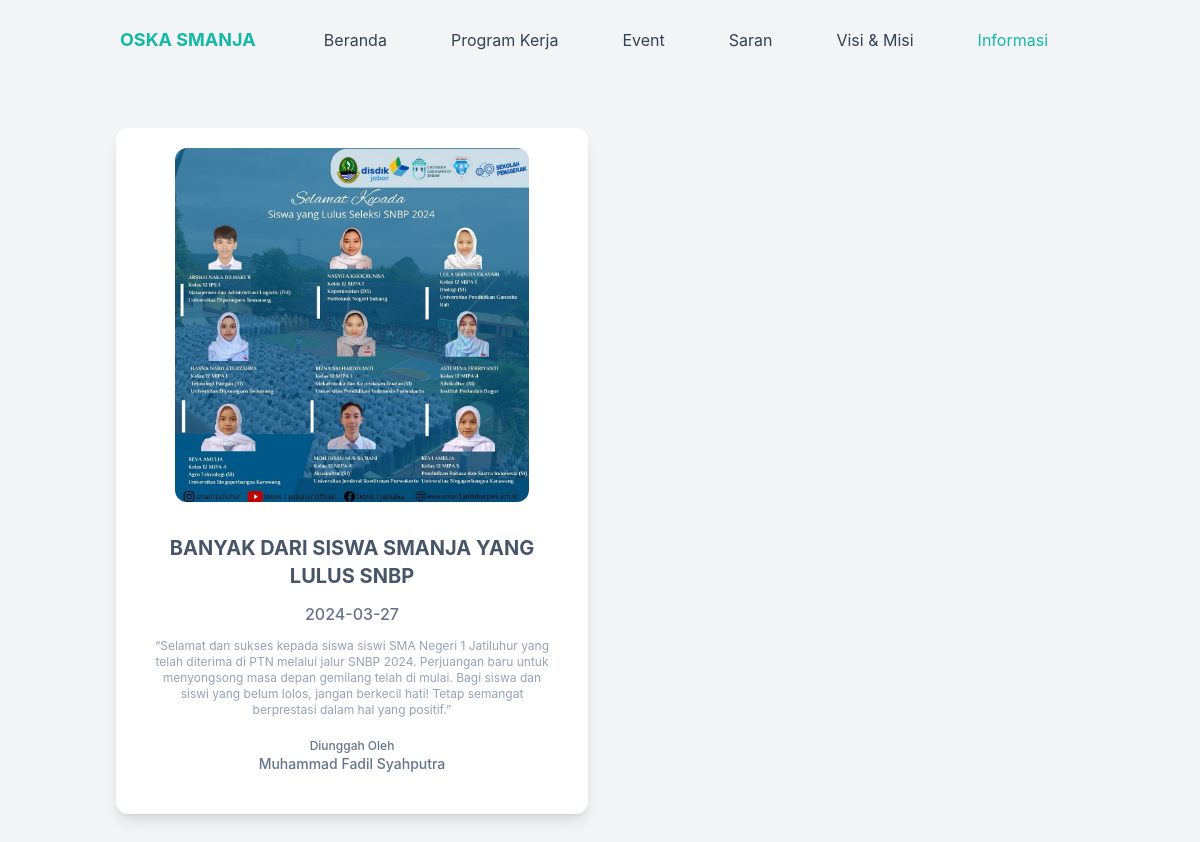
The app's page /informasi_oska.php with its own data.
### tables this page shows
CREATE TABLE `information` (
  `Id` int(11) NOT NULL,
  `Judul` text NOT NULL,
  `Deskripsi` longtext NOT NULL,
  `Gambar` varchar(64) NOT NULL,
  `Tanggal` date NOT NULL,
  `Diunggah_oleh` text NOT NULL
);

### src/informasi_oska.php (the view, shortened to what this page needs)
<!DOCTYPE html>
<html lang="id">
<head>
    <link rel="stylesheet" href="/src/output.css">
</head>
<body class="fade-anim bg-gray-100">
<header class="bg-transparent absolute top-0 left-0 w-full flex items-center z-10">
        <div class="container">
            <div class="flex items-center justify-between relative">
                <div class="px-4">
                    <p class="font-bold text-lg text-primary block py-6">OSKA SMANJA</p>
                </div>
                <div class="flex items-center px-4">
                    <nav id="nav-menu" class="hidden absolute py-5 bg-white shadow-lg rounded-lg max-w-[250px] w-full right-4 top-full lg:block lg:static lg:bg-transparent lg:max-w-full lg:shadow-none lg:rounded-none">
                        <ul class="block lg:flex">
                            <li class="group">
                                <a href="/" class="text-base text-dark py-2 mx-8 flex  group-hover:text-primary">Beranda</a>
                            </li>
                            <li class="group">
                                <a href="/program-kerja" class="text-base text-dark py-2 mx-8 flex  group-hover:text-primary">Program Kerja</a>
                            </li>
                            <li class="group">
                                <a href="/event" class="text-base text-dark py-2 mx-8 flex  group-hover:text-primary">Event</a>
                            </li>
                            <li class="group">
                                <a href="/saran" class="text-base text-dark py-2 mx-8 flex  group-hover:text-primary">Saran</a>
                            </li>
                            <li class="group">
                                <a href="/visi-misi" class="text-base text-dark py-2 mx-8 flex  group-hover:text-primary">Visi & Misi</a>
                            </li>
                            <li class="group">
                                <p class="text-base  py-2 mx-8 flex text-primary">Informasi</p>
                            </li>
                        </ul>
                    </nav>
                </div>
            </div>
        </div>
    </header>
    <?php
        include "Database/koneksi.php";
        $ambilData = mysqli_query($connect, "select * from information");
    ?>
    <div class="flex items-center justify-center min-h-screen container mx-auto pt-32">
        <div class="grid grid-cols-1 md:grid-cols-2">
            <?php while($tampil = mysqli_fetch_array($ambilData)): ?>
            <div class="rounded-xl shadow-lg mb-10 bg-white mx-3">
                <div class="flex items-center justify-center md:mt-5">
                    <img src="Admin/img/<?php echo $tampil['Gambar'] ?>" alt="" class="w-auto mx-auto md:w-[75%] md:rounded-xl rounded-md">
                </div>
                <div class="p-5 flex flex-col mx-3 text-center">
                    <h5 class="text-lg font-bold md:text-xl uppercase mt-3 text-slate-600"><?php echo htmlspecialchars($tampil["Judul"]) ?></h5>
                    <p class="text-base font-medium mt-3 text-secondary"><?php echo htmlspecialchars($tampil["Tanggal"]) ?></h5>
                    <p class="mt-3 text-xs font-normal text-slate-400">“<?php echo htmlspecialchars($tampil["Deskripsi"]) ?>”</p>
                    <p class="text-xs font-medium mt-5 mb-5 text-secondary">Diunggah Oleh <span class="text-sm font-medium block"><?php echo htmlspecialchars($tampil["Diunggah_oleh"]) ?></span></p>
                </div>
            </div>
            <?php endwhile; ?>
        </div>
    </div>
</body>
</html>

### records on screen
information: Gambar (picture), Judul "BANYAK DARI SISWA SMANJA YANG LULUS SNBP", Tanggal "2024-03-27", Deskripsi "Selamat dan sukses kepada siswa siswi SMA Negeri 1 Jatiluhur yang telah diterima di PTN melalui jalur SNBP 2024. Perjuangan baru untuk menyongsong masa depan gemilang telah di mulai. Bagi siswa dan siswi yang belum lolos, jangan berkecil hati! Tetap semangat berprestasi dalam hal yang positif.", Diunggah_oleh "Muhammad Fadil Syahputra"
